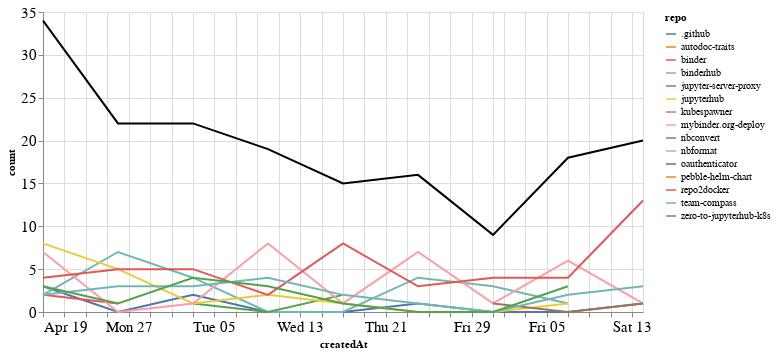

Write notebook code for a chart like this one.
### Markdown cell above
## Comments

### Code cell
comments_time = comments.groupby('repo').resample('W', on='createdAt').count()['author'].reset_index()
comments_time = comments_time.rename(columns={'author': 'count'})
comments_time_total = comments_time.groupby('createdAt').agg({"count": "sum"}).reset_index()
ch1 = alt.Chart(comments_time, width=600).mark_line().encode(
    x='createdAt',
    y='count',
    color='repo',
    tooltip="repo"
)

ch2 = alt.Chart(comments_time_total, width=600).mark_line(color="black").encode(
    x='createdAt',
    y='count',
)

ch1 + ch2

### Figure 1 — Vega-Lite specification as saved in the notebook (floating-point values rounded to 4 significant figures)
{"config": {"axisLeft": {"labelFontSize": 15}, "axisBottom": {"labelFontSize": 15}}, "layer": [{"data": {"name": "data-d978b2c1c0c5c91e0fa4a2593f467ef7"}, "mark": "line", "encoding": {"color": {"type": "nominal", "field": "repo"}, "tooltip": {"type": "nominal", "field": "repo"}, "x": {"type": "temporal", "field": "createdAt"}, "y": {"type": "quantitative", "field": "count"}}, "width": 600}, {"data": {"name": "data-6942e5217651bc0f5f26624ed5c49cf2"}, "mark": {"type": "line", "color": "black"}, "encoding": {"x": {"type": "temporal", "field": "createdAt"}, "y": {"type": "quantitative", "field": "count"}}, "width": 600}], "$schema": "https://vega.github.io/schema/vega-lite/v4.8.1.json", "datasets": {"data-d978b2c1c0c5c91e0fa4a2593f467ef7": [{"repo": ".github", "createdAt": "2020-04-19T00:00:00", "count": 3}, {"repo": ".github", "createdAt": "2020-04-26T00:00:00", "count": 0}, {"repo": ".github", "createdAt": "2020-05-03T00:00:00", "count": 2}, {"repo": ".github", "createdAt": "2020-05-10T00:00:00", "count": 0}, {"repo": ".github", "createdAt": "2020-05-17T00:00:00", "count": 0}, {"repo": ".github", "createdAt": "2020-05-24T00:00:00", "count": 1}, {"repo": ".github", "createdAt": "2020-05-31T00:00:00", "count": 0}, {"repo": ".github", "createdAt": "2020-06-07T00:00:00", "count": 0}, {"repo": ".github", "createdAt": "2020-06-14T00:00:00", "count": 1}, {"repo": "autodoc-traits", "createdAt": "2020-04-19T00:00:00", "count": 2}, {"repo": "binder", "createdAt": "2020-04-19T00:00:00", "count": 2}, {"repo": "binder", "createdAt": "2020-04-26T00:00:00", "count": 1}, {"repo": "binderhub", "createdAt": "2020-04-19T00:00:00", "count": 2}, {"repo": "binderhub", "createdAt": "2020-04-26T00:00:00", "count": 7}, {"repo": "binderhub", "createdAt": "2020-05-03T00:00:00", "count": 4}, {"repo": "binderhub", "createdAt": "2020-05-10T00:00:00", "count": 0}, {"repo": "binderhub", "createdAt": "2020-05-17T00:00:00", "count": 0}, {"repo": "binderhub", "createdAt": "2020-05-24T00:00:00", "count": 4}, {"repo": "binderhub", "createdAt": "2020-05-31T00:00:00", "count": 3}, {"repo": "binderhub", "createdAt": "2020-06-07T00:00:00", "count": 1}, {"repo": "jupyter-server-proxy", "createdAt": "2020-05-03T00:00:00", "count": 1}, {"repo": "jupyter-server-proxy", "createdAt": "2020-05-10T00:00:00", "count": 0}, {"repo": "jupyter-server-proxy", "createdAt": "2020-05-17T00:00:00", "count": 2}, {"repo": "jupyterhub", "createdAt": "2020-04-19T00:00:00", "count": 8}, {"repo": "jupyterhub", "createdAt": "2020-04-26T00:00:00", "count": 5}, {"repo": "jupyterhub", "createdAt": "2020-05-03T00:00:00", "count": 1}, {"repo": "jupyterhub", "createdAt": "2020-05-10T00:00:00", "count": 2}, {"repo": "jupyterhub", "createdAt": "2020-05-17T00:00:00", "count": 1}, {"repo": "jupyterhub", "createdAt": "2020-05-24T00:00:00", "count": 0}, {"repo": "jupyterhub", "createdAt": "2020-05-31T00:00:00", "count": 0}, {"repo": "jupyterhub", "createdAt": "2020-06-07T00:00:00", "count": 1}, {"repo": "kubespawner", "createdAt": "2020-06-14T00:00:00", "count": 1}, {"repo": "mybinder.org-deploy", "createdAt": "2020-04-19T00:00:00", "count": 7}, {"repo": "mybinder.org-deploy", "createdAt": "2020-04-26T00:00:00", "count": 0}, {"repo": "mybinder.org-deploy", "createdAt": "2020-05-03T00:00:00", "count": 1}, {"repo": "mybinder.org-deploy", "createdAt": "2020-05-10T00:00:00", "count": 8}, {"repo": "mybinder.org-deploy", "createdAt": "2020-05-17T00:00:00", "count": 1}, {"repo": "mybinder.org-deploy", "createdAt": "2020-05-24T00:00:00", "count": 7}, {"repo": "mybinder.org-deploy", "createdAt": "2020-05-31T00:00:00", "count": 1}, {"repo": "mybinder.org-deploy", "createdAt": "2020-06-07T00:00:00", "count": 6}, {"repo": "mybinder.org-deploy", "createdAt": "2020-06-14T00:00:00", "count": 1}, {"repo": "nbconvert", "createdAt": "2020-05-31T00:00:00", "count": 1}, {"repo": "nbconvert", "createdAt": "2020-06-07T00:00:00", "count": 0}, {"repo": "nbconvert", "createdAt": "2020-06-14T00:00:00", "count": 1}, {"repo": "nbformat", "createdAt": "2020-04-19T00:00:00", "count": 1}, {"repo": "oauthenticator", "createdAt": "2020-05-03T00:00:00", "count": 1}, {"repo": "pebble-helm-chart", "createdAt": "2020-06-07T00:00:00", "count": 1}, {"repo": "repo2docker", "createdAt": "2020-04-19T00:00:00", "count": 4}, {"repo": "repo2docker", "createdAt": "2020-04-26T00:00:00", "count": 5}, {"repo": "repo2docker", "createdAt": "2020-05-03T00:00:00", "count": 5}, {"repo": "repo2docker", "createdAt": "2020-05-10T00:00:00", "count": 2}, {"repo": "repo2docker", "createdAt": "2020-05-17T00:00:00", "count": 8}, {"repo": "repo2docker", "createdAt": "2020-05-24T00:00:00", "count": 3}, {"repo": "repo2docker", "createdAt": "2020-05-31T00:00:00", "count": 4}, {"repo": "repo2docker", "createdAt": "2020-06-07T00:00:00", "count": 4}, {"repo": "repo2docker", "createdAt": "2020-06-14T00:00:00", "count": 13}, {"repo": "team-compass", "createdAt": "2020-04-19T00:00:00", "count": 2}, {"repo": "team-compass", "createdAt": "2020-04-26T00:00:00", "count": 3}, {"repo": "team-compass", "createdAt": "2020-05-03T00:00:00", "count": 3}, {"repo": "team-compass", "createdAt": "2020-05-10T00:00:00", "count": 4}, {"repo": "team-compass", "createdAt": "2020-05-17T00:00:00", "count": 2}, {"repo": "team-compass", "createdAt": "2020-05-24T00:00:00", "count": 1}, {"repo": "team-compass", "createdAt": "2020-05-31T00:00:00", "count": 0}, {"repo": "team-compass", "createdAt": "2020-06-07T00:00:00", "count": 2}, {"repo": "team-compass", "createdAt": "2020-06-14T00:00:00", "count": 3}, {"repo": "zero-to-jupyterhub-k8s", "createdAt": "2020-04-19T00:00:00", "count": 3}, {"repo": "zero-to-jupyterhub-k8s", "createdAt": "2020-04-26T00:00:00", "count": 1}, {"repo": "zero-to-jupyterhub-k8s", "createdAt": "2020-05-03T00:00:00", "count": 4}, {"repo": "zero-to-jupyterhub-k8s", "createdAt": "2020-05-10T00:00:00", "count": 3}, {"repo": "zero-to-jupyterhub-k8s", "createdAt": "2020-05-17T00:00:00", "count": 1}, {"repo": "zero-to-jupyterhub-k8s", "createdAt": "2020-05-24T00:00:00", "count": 0}, {"repo": "zero-to-jupyterhub-k8s", "createdAt": "2020-05-31T00:00:00", "count": 0}, {"repo": "zero-to-jupyterhub-k8s", "createdAt": "2020-06-07T00:00:00", "count": 3}], "data-6942e5217651bc0f5f26624ed5c49cf2": [{"createdAt": "2020-04-19T00:00:00", "count": 34}, {"createdAt": "2020-04-26T00:00:00", "count": 22}, {"createdAt": "2020-05-03T00:00:00", "count": 22}, {"createdAt": "2020-05-10T00:00:00", "count": 19}, {"createdAt": "2020-05-17T00:00:00", "count": 15}, {"createdAt": "2020-05-24T00:00:00", "count": 16}, {"createdAt": "2020-05-31T00:00:00", "count": 9}, {"createdAt": "2020-06-07T00:00:00", "count": 18}, {"createdAt": "2020-06-14T00:00:00", "count": 20}]}}
